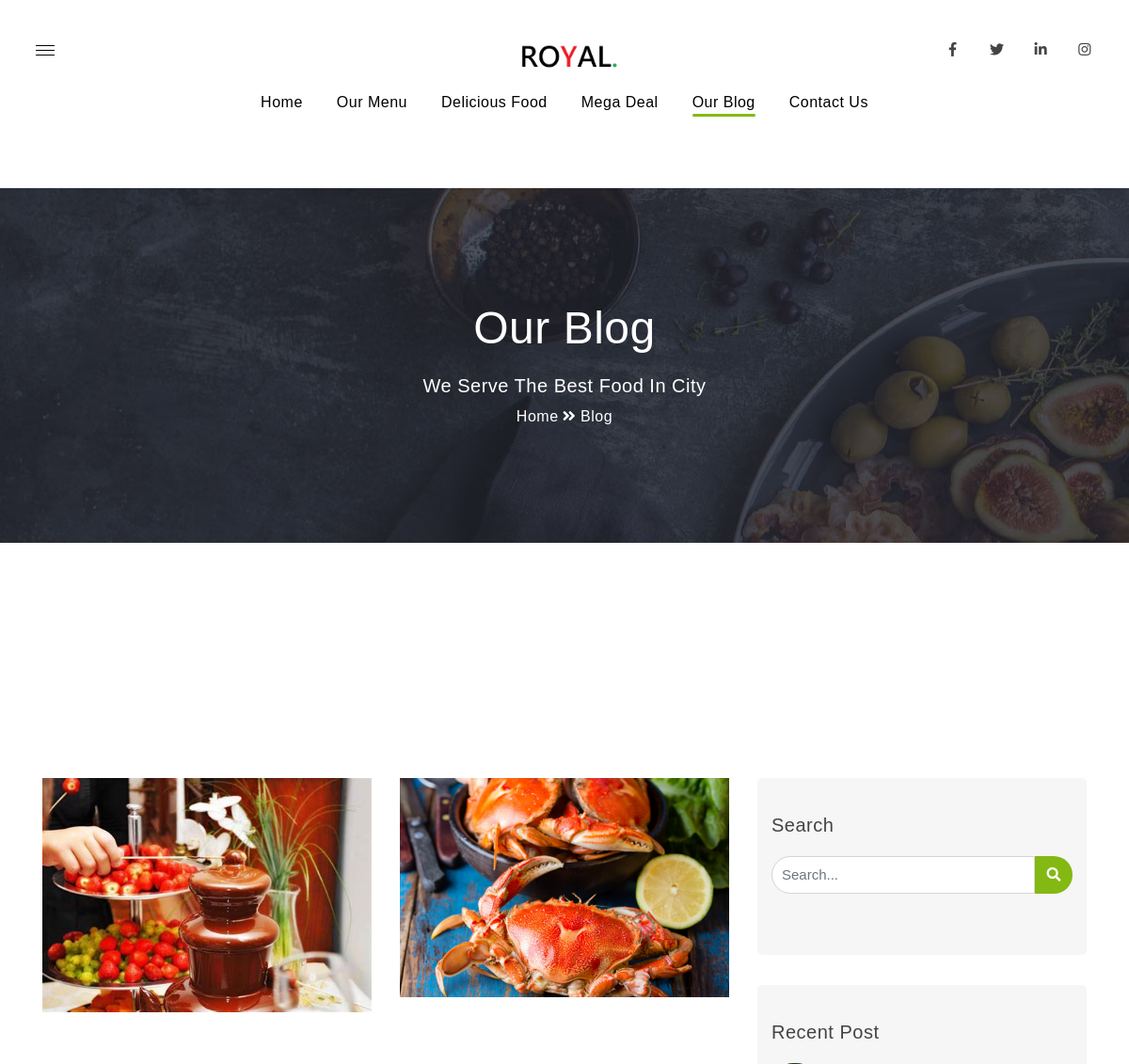
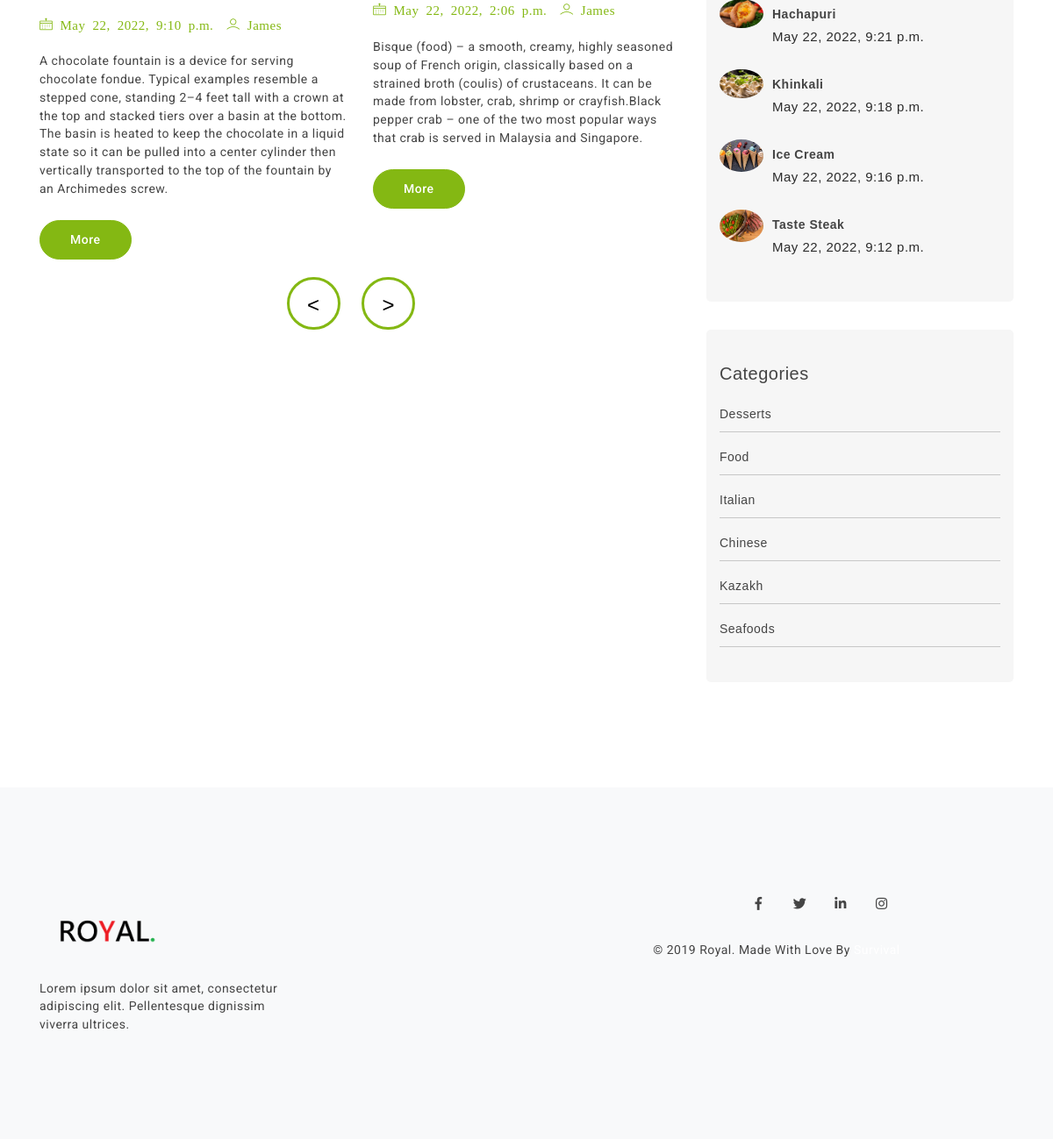
Page /blog/?page=3 on the committed database (2 pictures, top to bottom).
### booking/models.py (models this page shows, shortened)
class Posts(models.Model):
    photo = models.ImageField(upload_to='photos/%Y/%m/%d/', blank=True)
    title=models.CharField(default=None, max_length=64,)
    slug=models.SlugField(max_length=200, unique=True)
    author=models.ForeignKey(User,on_delete=models.CASCADE, related_name='blog_posts')
    created_on=models.DateTimeField(auto_now_add=True)
    content=models.TextField()
    class Meta:
        ordering=['-created_on']

class Category(models.Model):
    category_id = models.IntegerField()
    title = models.CharField(max_length=150, db_index=True, verbose_name='Наименование категории')

### booking/views.py (the view)
# urls.py: path('blog/', blog, name='blog'),
def blog(request):
    posts = Posts.objects.all()
    categ = Category.objects.all().annotate(total_categ=Count('title'))
    paginator = Paginator(posts, 2)
    page_number = request.GET.get('page')
    page_obj = paginator.get_page(page_number)
    dict = {'page_obj': page_obj,'categ': categ,'posts':posts }
    return render(request, 'booking/blog.html',dict,)

### booking/templates/booking/blog.html (shortened to what this page needs)
﻿<!DOCTYPE html>
{%load static%}
<html lang="en">
<head>
    <link rel="stylesheet" href="{% static 'booking\css\bundle.min.css' %}">
   <link rel="stylesheet" href="{% static 'booking\css\revolution-settings.min.css' %}">
    <link rel="stylesheet" href="{% static 'booking\css\jquery.fancybox.min.css' %}">
    <link rel="stylesheet" href="{% static 'booking\css\owl.carousel.min.css' %}">
    <link rel="stylesheet" href="{% static 'booking\css\swiper.min.css' %}">
    <link rel="stylesheet" href="{% static 'booking\css\cubeportfolio.min.css' %}">
    <link rel="stylesheet" href="{% static 'booking\css\LineIcons.min.css' %}">
    <link rel="stylesheet" href="{% static 'booking\css\jquery-ui.bundle.css' %}">
      <link rel="stylesheet" href="{% static 'booking\css\select2.min.css' %}">
     <link rel="stylesheet" href="{% static 'booking\css\style.css' %}">
</head>
<body data-spy="scroll" data-target=".navbar" data-offset="90" class="position-relative">
<div class="wrapper">
    <header class="header-with-topbar style-two">
        <div class="top-header-area d-none d-lg-inline-block transparent-bg center-logo">
            <div class="container">
                <div class="row">
                    <a href="#home" class="logo link" title="logo">
                        <img src= "{% static 'booking\img\lo.png' %}" alt="logo" title="Logo" class="logo-default">
                    </a>
                </div>
            </div>
        </div>
        <nav class="navbar navbar-top-default navbar-expand-lg full-nav center-logo nav-line">
            <div class="container">
                <div class="collapse navbar-collapse d-none d-lg-block">
                    <ul class="nav navbar-nav">
                        <li class="nav-item">
                            <a class="nav-link link" href="{% url 'home' %}">Home</a>
                        </li>
                        <li class="nav-item">
                            <a class="nav-link link" href="{% url 'home' %}">Our Menu</a>
                        </li>
                        <li class="nav-item">
                            <a class="nav-link link" href="{% url 'home' %}">Delicious Food</a>
                        </li>
                    </ul>
                    <ul class="nav navbar-nav">
                        <li class="nav-item">
                            <a class="nav-link link" href="{% url 'home' %}">Mega Deal</a>
                        </li>
                        <li class="nav-item">
                            <a class="nav-link link active" href="..\index-food.html#blog">Our Blog</a>
                        </li>
                        <li class="nav-item">
                            <a class="nav-link link" href="{% url 'home' %}">Contact Us</a>
                        </li>
                    </ul>
                </div>
                <div class="social_icons d-none d-md-block">
                     <ul class="social-icons mb-0">
                                <li><a href="https://ru-ru.facebook.com" class="facebook-bg-hvr"><i class="fab fa-facebook-f" aria-hidden="true"></i></a> </li>
                                <li><a href="https://twitter.com" class="twitter-bg-hvr"><i class="fab fa-twitter" aria-hidden="true"></i></a> </li>
                                <li><a href="https://www.linkedin.com" class="linkedin-bg-hvr"><i class="fab fa-linkedin-in" aria-hidden="true"></i></a> </li>
                                <li><a href="https://www.instagram.com/?hl=ru" class="instagram-bg-hvr"><i class="fab fa-instagram" aria-hidden="true"></i></a> </li>
                            </ul>
                </div>
                <div class="side-nav-btn" id="sidemenu_toggle">
                    <span></span>
                    <span></span>
                    <span></span>
                </div>
            </div>
        </nav>
    </header>
    <section class="blog-header">
        <div class="container">
            <div class="row">
                <div class="col-lg-12">
                    <h2 class="text-capitalize mb-20 text-center text-white">Our Blog</h2>
                    <h5 class="text-white text-center">We Serve The Best Food In City</h5>
                    <div class="page_nav">
                        <a class="text-white blog-15">Home</a> <span class="text-white blog-15"><i class="fa fa-angle-double-right text-white"></i> Blog</span>
                    </div>
                </div>
            </div>
        </div>
    </section>
    <section class="our-client">
        <div class="container">
            <div class="row heading-space">
            </div>
            <div class="row">
                <div class="col-12 col-lg-8">
                        <div class="row">
                             {%for post in page_obj%}
                                    <div class="col-md-6">
                                        <div class="blog-p-img">
                                            <img src= "{{post.photo.url}}" class="blog-img-p" alt="image">
                                        </div>
                                        <div class="comment-text">
                                           <h3 class="grey my-3"><span class="text-gradient">{{post.title}}</span></h3>
                                        </div>
                                        <div class="comment-text">
                                            <ul class="comment mb-20">
                                                <li><a class="#."><i class="lni-calendar"> {{post.created_on}}</i></a></li>
                                                <li><a class="#."><i class="lni-user"> {{post.author}}</i></a></li>
                                            </ul>
                                            <p class="comment-para">{{post.content}}</p>
                                            <a href= "{% url 'post_detail' post.slug %}" class="btn btn-green btn-large btn-rounded d-inline-block comment-btn">More</a>
                                        </div>
                                    </div>
                            {%endfor%}
                        </div>
                        <div class="row">
                            <div class="col-sm-12">
                                {% if page_obj.has_other_pages %}
                                <nav class="list-pages">
                                    <ul>
                                    {% if page_obj.has_previous %}
                                    <li class="page-num">
                                      <a href="?page={{ page_obj.previous_page_number }}">&lt;</a>
                                    </li>
                                    {% endif %}
                                        {% if page_obj.has_next %}
                                        <li class="page-num">
                                          <a href="?page={{ page_obj.next_page_number }}">&gt;</a>
                                        </li>
                                        {% endif %}
                                    </ul>
                                </nav>
                                {% endif %}
                            </div>
                        </div>
                </div>
                             <div class="col-12 col-lg-4">
                                <div class="text-left">
                                    <aside class="sidebar padding-bottom">
                                        <div class="widget heading_space">
                                              <h4 class="text-capitalize darkcolor bottom20 align-left text-11">search</h4>
                                            <div class="test">
                            <form action="{% url 'search' %}" method="POST" class="widget_search mb-20">
                                       <div class="input-group">
                                <input type="search" placeholder="Search..." name="searched" class ="form-control padding-5" >
                                <button type="submit" class="input-group-addon"><i class="fa fa-search"></i></button>
                                       </div>
                            </form>
                                            </div>
                                        </div>
                            <div class="widget heading_space">
                                <h4 class="text-capitalize darkcolor bottom20 align-left text-11">Recent Post</h4>
                                {%for i in posts|slice:"0:4"%}
                                <div class="single_post d-flex align-items-center justify-content-lg-start bottom15 justify-content-center text-lg-left">
                                    <a href="#." class="post"><img src="{{i.photo.url}}" alt="post image"></a>
                                    <div class="text-1">
                                        <a class="a-recent text-capitalize" href="#.">{{i.title}}</a>
                                        <span class="para-color">{{i.created_on}}</span>
                                    </div>
                                </div>
                                {%endfor%}
                            </div>
                            <div class="widget heading_space mb-lg-0">
                                <h4 class="darkcolor bottom20 align-left text-11">Categories</h4>
                                {%for cat in categ%}
                                <ul class="webcats pb-10">
                                    <li><a class="a-recent" href="#.">{{cat.title}}</a></li>
                                </ul>
                                {%endfor%}
                            </div>
                        </aside>
                    </div>
                </div>
            </div>
        </div>
    </section>
    <footer class="footer-sec bg-light">
        <div class="container">
            <div class="row">
                <div class="col-md-6">
                    <div class="footer-logo">
                        <div class="logo-max">
                            <a href="#home" class="logo link" title="logo">
                                <img src="{% static 'booking\img\lo.png' %}" alt="logo" title="Logo" class="logo-default">
                            </a>
                        </div>
                        <p class="footer-width pt-20">Lorem ipsum dolor sit amet, consectetur adipiscing elit. Pellentesque dignissim viverra ultrices.</p>
                    </div>
                </div>
                <div class="col-md-6 col-sm-12 justify-content-center d-flex">
                    <div class="footer-para">
                        <div class="contact-social-icon pb-10">
                            <ul class="social-icons mb-0">
                                <li><a href="https://ru-ru.facebook.com" class="facebook-bg-hvr"><i class="fab fa-facebook-f" aria-hidden="true"></i></a> </li>
                                <li><a href="https://twitter.com" class="twitter-bg-hvr"><i class="fab fa-twitter" aria-hidden="true"></i></a> </li>
                                <li><a href="https://www.linkedin.com" class="linkedin-bg-hvr"><i class="fab fa-linkedin-in" aria-hidden="true"></i></a> </li>
                                <li><a href="https://www.instagram.com/?hl=ru" class="instagram-bg-hvr"><i class="fab fa-instagram" aria-hidden="true"></i></a> </li>
                            </ul>
                        </div>
                        <p class="copyright-para">© 2019 Royal. Made With Love By<a href="javascript:void(0);" class="grey"> Survival</a></p>
                    </div>
                </div>
            </div>
        </div>
    </footer>
</div>
</body>
</html>

### booking/templates/booking/blog.html (style rules this page uses)
.list-pages { text-align: center; margin: 0 0 20px 0; }
.list-pages a { color: #000; font-size: 24px; text-decoration: none; }
.list-pages ul { margin: 20px 0 0 0; padding: 0; list-style: none; }
.list-pages ul li { display: inline-block; margin: 0 20px 0 0; }
.list-pages .page-num, .page-num-selected { display: inline-block; width: 61px; height: 60px; padding: 16px 0 0 0; border: 3px solid #84b813; border-radius: 40px; }

### rows in the picture
Posts: photo (picture), created_on "May 22, 2022, 9:10 p.m.", author "James", content "A chocolate fountain is a device for serving chocolate fondue. Typical examples resemble a stepped cone, standing 2–4 feet tall with a crown at the top and stacked tiers over a basin at the bottom. The basin is heated to keep the chocolate in a liquid state so it can be pulled into a center cylinder then vertically transported to the top of the fountain by an Archimedes screw."
Posts: photo (picture), created_on "May 22, 2022, 2:06 p.m.", author "James", content "Bisque (food) – a smooth, creamy, highly seasoned soup of French origin, classically based on a strained broth (coulis) of crustaceans. It can be made from lobster, crab, shrimp or crayfish.Black pepper crab – one of the two most popular ways that crab is served in Malaysia and Singapore."
Posts: photo (picture), title "Hachapuri", created_on "May 22, 2022, 9:21 p.m."
Posts: photo (picture), title "Khinkali", created_on "May 22, 2022, 9:18 p.m."
Posts: photo (picture), title "Ice Cream", created_on "May 22, 2022, 9:16 p.m."
Posts: photo (picture), title "Taste Steak", created_on "May 22, 2022, 9:12 p.m."
Category: title "Desserts"
Category: title "Food"
Category: title "Italian"
Category: title "Chinese"
Category: title "Kazakh"
Category: title "Seafoods"
